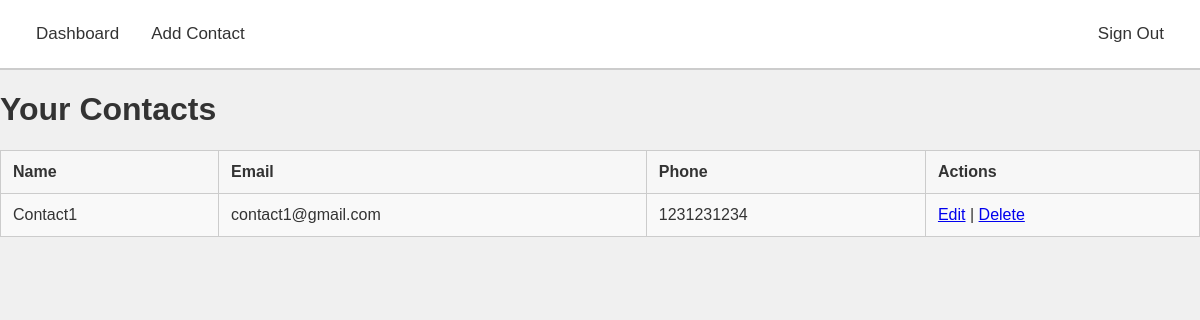
The app's page /dashboard/ (signed in), older data.
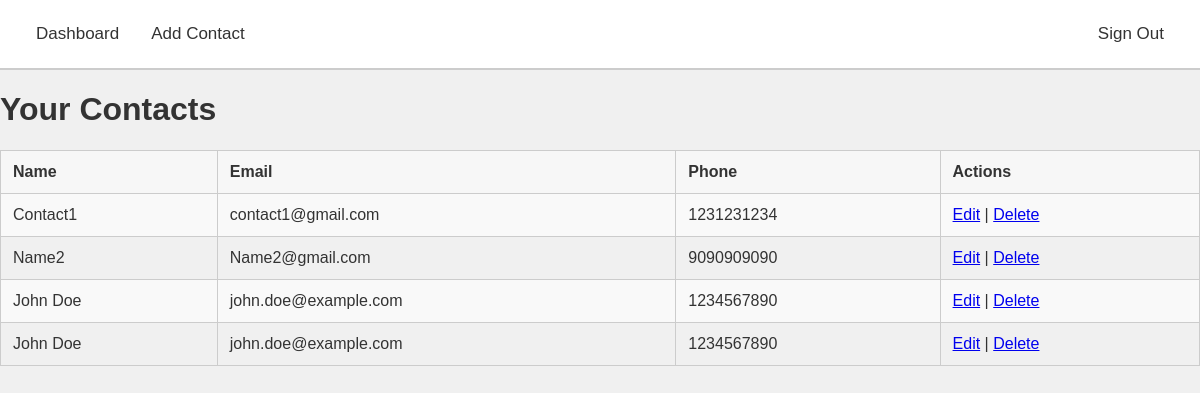
The same page, newer data.
### contacts/models.py (models this page shows, shortened)
class Contact(models.Model):
    name = models.CharField(max_length=100)
    email = models.EmailField()
    phone = models.CharField(max_length=15)
    address = models.CharField(max_length=255, blank=True)
    user = models.ForeignKey(User, on_delete=models.CASCADE)  # Related to User

### contacts/views.py (the view)
# urls.py: path('dashboard/', views.dashboard, name='dashboard'),
@login_required
def dashboard(request):
    contacts = Contact.objects.filter(user=request.user)
    return render(request, 'contacts/dashboard.html', {'contacts': contacts})

### contacts/templates/contacts/dashboard.html
{% extends 'contacts/base.html' %}
{% block content %}
<h1>Your Contacts</h1>
<table>
    <tr>
        <th>Name</th>
        <th>Email</th>
        <th>Phone</th>
        <th>Actions</th>
    </tr>
    {% for contact in contacts %}
    <tr>
        <td>{{ contact.name }}</td>
        <td>{{ contact.email }}</td>
        <td>{{ contact.phone }}</td>
        <td>
            <a href="{% url 'edit_contact' contact.pk %}">Edit</a> |
            <a href="{% url 'delete_contact' contact.pk %}">Delete</a>
        </td>
    </tr>
    {% endfor %}
</table>
{% endblock %}

Row changes from the older to the newer data that the page shows:
added Contact: name "Name2", email "Name2@gmail.com", phone "9090909090"
added Contact: name "John Doe", email "john.doe@example.com", phone "1234567890"
added Contact: name "John Doe", email "john.doe@example.com", phone "1234567890"
